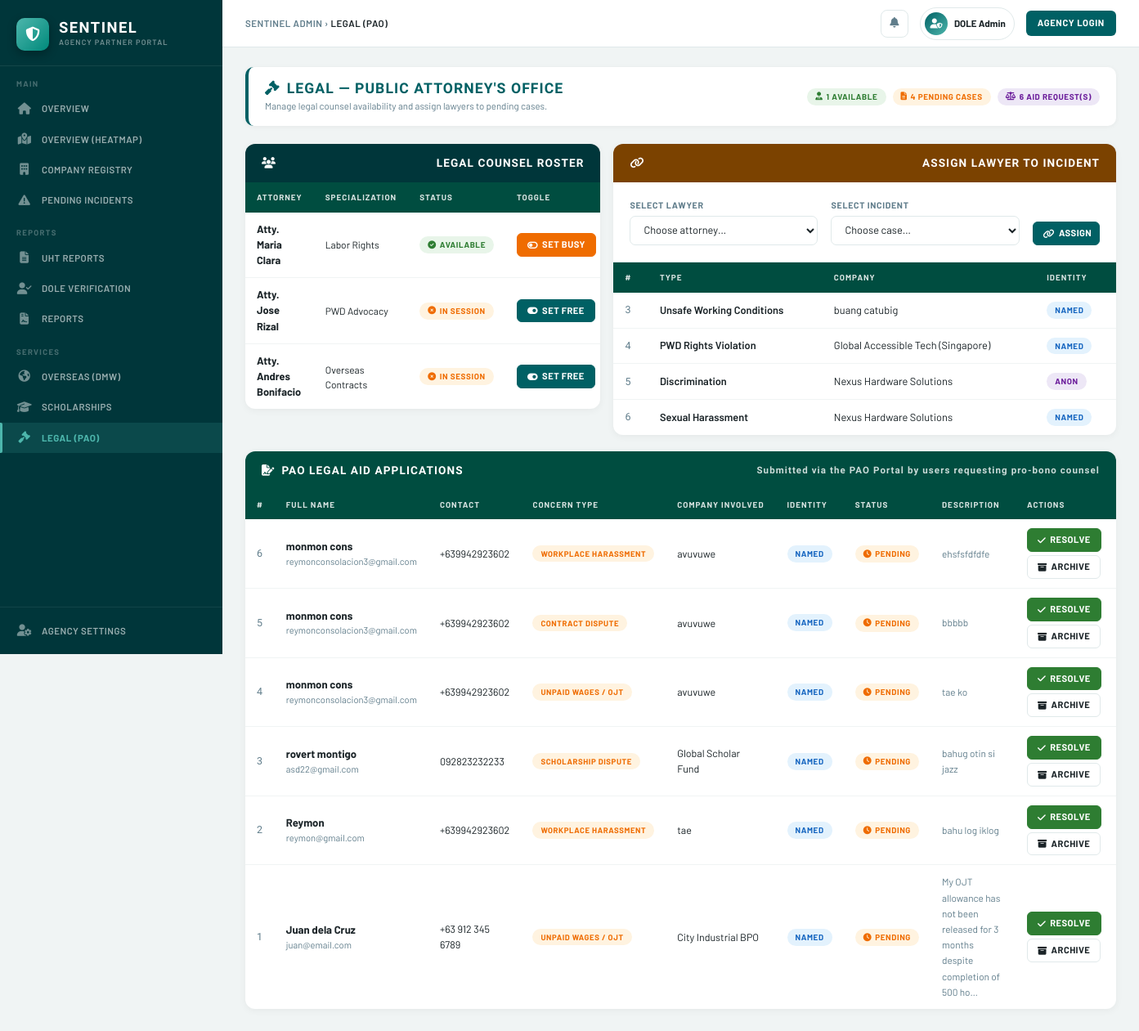
The app's page /admin/legal with its own data.
### app.py (models this page shows)
class Lawyer(db.Model):
    id             = db.Column(db.Integer, primary_key=True)
    name           = db.Column(db.String(100), nullable=False)
    specialization = db.Column(db.String(100))
    is_available   = db.Column(db.Boolean, default=True)

class IncidentReport(db.Model):
    id            = db.Column(db.Integer, primary_key=True)
    incident_type = db.Column(db.String(100))
    company_name  = db.Column(db.String(100))
    description   = db.Column(db.Text)
    is_anonymous  = db.Column(db.Boolean, default=False)
    status        = db.Column(db.String(20), default='Pending')

class LegalAidRequest(db.Model):
    id               = db.Column(db.Integer, primary_key=True)
    fullname         = db.Column(db.String(150))
    email            = db.Column(db.String(150))
    contact          = db.Column(db.String(50))
    concern_type     = db.Column(db.String(100), default='Other')
    company_involved = db.Column(db.String(150))
    concern          = db.Column(db.Text)
    is_anonymous     = db.Column(db.Boolean, default=False)
    status           = db.Column(db.String(50), default='Pending')

### app.py (the view)
@app.route('/admin/legal')
def admin_legal():
    lawyers         = Lawyer.query.all()
    pending_reports = IncidentReport.query.filter_by(status='Pending').all()
    legal_requests  = LegalAidRequest.query.order_by(LegalAidRequest.id.desc()).all()
    print(f"[SENTINEL] /admin/legal → {len(legal_requests)} legal aid request(s) fetched from DB")
    for r in legal_requests:
        print(f"  → ID={r.id} | {r.fullname} | {r.concern_type} | {r.status}")
    return render_template(
        'admin/legal.html',
        lawyers         = lawyers,
        pending_reports = pending_reports,
        legal_requests  = legal_requests
    )

### templates/admin/legal.html (shortened to what this page needs)
{% extends 'admin.html' %}
{% block breadcrumb %}LEGAL (PAO){% endblock %}
{% block content %}
<div class="page-header">
    <div class="page-header-inner">
        <div>
            <h1 class="page-title"><i class="fas fa-gavel me-2"></i>LEGAL — PUBLIC ATTORNEY'S OFFICE</h1>
            <p class="page-subtitle">Manage legal counsel availability and assign lawyers to pending cases.</p>
        </div>
        <div class="d-flex gap-2">
            {% set avail = lawyers|selectattr('is_available')|list %}
            <span class="pill pill-resolved"><i class="fas fa-user-tie"></i> {{ avail|length }} Available</span>
            <span class="pill pill-pending"><i class="fas fa-file-alt"></i> {{ pending_reports|length }} Pending Cases</span>
            <span class="pill pill-anon"><i class="fas fa-balance-scale"></i> {{ legal_requests|length }} Aid Request(s)</span>
        </div>
    </div>
</div>
<div class="row g-3">
    <div class="col-lg-5">
        <div class="s-card">
            <div class="s-card-header"><i class="fas fa-users me-2"></i>LEGAL COUNSEL ROSTER</div>
            {% if lawyers %}
            <table class="s-table">
                <thead>
                    <tr><th>ATTORNEY</th><th>SPECIALIZATION</th><th>STATUS</th><th>TOGGLE</th></tr>
                </thead>
                <tbody>
                    {% for lw in lawyers %}
                    <tr>
                        <td style="font-weight:700;">Atty. {{ lw.name }}</td>
                        <td style="font-size:.75rem;">{{ lw.specialization }}</td>
                        <td>
                            <span class="pill {% if lw.is_available %}pill-resolved{% else %}pill-pending{% endif %}">
                                <i class="fas {% if lw.is_available %}fa-circle-check{% else %}fa-circle-xmark{% endif %}"></i>
                                {% if lw.is_available %}AVAILABLE{% else %}IN SESSION{% endif %}
                            </span>
                        </td>
                        <td>
                            <a href="/admin/legal/toggle/{{ lw.id }}" class="btn-s {% if lw.is_available %}btn-orange{% else %}btn-teal{% endif %}">
                                <i class="fas fa-toggle-{% if lw.is_available %}off{% else %}on{% endif %}"></i>
                                {% if lw.is_available %}SET BUSY{% else %}SET FREE{% endif %}
                            </a>
                        </td>
                    </tr>
                    {% endfor %}
                </tbody>
            </table>
            {% else %}
            <div class="empty-state"><i class="fas fa-user-tie"></i><p>No lawyers registered in the system.</p></div>
            {% endif %}
        </div>
    </div>
    <div class="col-lg-7">
        <div class="s-card">
            <div class="s-card-header warning-hdr"><i class="fas fa-link me-2"></i>ASSIGN LAWYER TO INCIDENT</div>
            {% if pending_reports and lawyers %}
            <div style="padding:20px;">
                <form method="POST" action="/admin/legal/assign">
                    <div class="row g-3">
                        <div class="col-md-5">
                            <label class="form-label-s">SELECT LAWYER</label>
                            <select name="lawyer_id" class="form-ctrl" required>
                                <option value="" disabled selected>Choose attorney…</option>
                            </select>
                        </div>
                        <div class="col-md-5">
                            <label class="form-label-s">SELECT INCIDENT</label>
                            <select name="incident_id" class="form-ctrl" required>
                                <option value="" disabled selected>Choose case…</option>
                            </select>
                        </div>
                        <div class="col-md-2 d-flex align-items-end">
                            <button type="submit" class="btn-s btn-teal w-100"><i class="fas fa-link"></i> ASSIGN</button>
                        </div>
                    </div>
                </form>
            </div>
            {% else %}
            <div class="empty-state"><i class="fas fa-check-circle"></i><p>No pending cases to assign, or no lawyers available.</p></div>
            {% endif %}
            {% if pending_reports %}
            <div style="border-top:1px solid var(--border);">
                <table class="s-table">
                    <thead>
                        <tr><th>#</th><th>TYPE</th><th>COMPANY</th><th>IDENTITY</th></tr>
                    </thead>
                    <tbody>
                        {% for rep in pending_reports %}
                        <tr>
                            <td class="col-mono">{{ rep.id }}</td>
                            <td style="font-weight:600;">{{ rep.incident_type or '—' }}</td>
                            <td>{{ rep.company_name or '—' }}</td>
                            <td>
                                <span class="pill {% if rep.is_anonymous %}pill-anon{% else %}pill-named{% endif %}">
                                    {% if rep.is_anonymous %}ANON{% else %}NAMED{% endif %}
                                </span>
                            </td>
                        </tr>
                        {% endfor %}
                    </tbody>
                </table>
            </div>
            {% endif %}
        </div>
    </div>
</div>
<div class="row g-3 mt-1">
    <div class="col-12">
        <div class="s-card">
            <div class="s-card-header success-hdr">
                <span><i class="fas fa-file-signature me-2"></i>PAO LEGAL AID APPLICATIONS</span>
                <span style="font-size:.72rem; opacity:.8;">Submitted via the PAO Portal by users requesting pro-bono counsel</span>
            </div>
            {% if legal_requests %}
            <div style="overflow-x:auto;">
                <table class="s-table">
                    <thead>
                        <tr>
                            <th>#</th>
                            <th>FULL NAME</th>
                            <th>CONTACT</th>
                            <th>CONCERN TYPE</th>
                            <th>COMPANY INVOLVED</th>
                            <th>IDENTITY</th>
                            <th>STATUS</th>
                            <th>DESCRIPTION</th>
                            <th>ACTIONS</th>
                        </tr>
                    </thead>
                    <tbody>
                        {% for req in legal_requests %}
                        <tr>
                            <td class="col-mono">{{ req.id }}</td>
                            <td>
                                <div style="font-weight:700; font-size:.82rem;">
                                    {% if req.is_anonymous %}
                                        <span style="color:var(--text-muted); font-style:italic;">Anonymous</span>
                                    {% else %}
                                        {{ req.fullname or '—' }}
                                    {% endif %}
                                </div>
                                <div style="font-size:.7rem; color:var(--text-muted);">{{ req.email or '' }}</div>
                            </td>
                            <td style="font-size:.78rem;">{{ req.contact or '—' }}</td>
                            <td>
                                <span class="pill pill-pending" style="font-size:.6rem; white-space:nowrap;">
                                    {{ req.concern_type or 'Other' }}
                                </span>
                            </td>
                            <td style="font-size:.78rem;">{{ req.company_involved or '—' }}</td>
                            <td>
                                <span class="pill {% if req.is_anonymous %}pill-anon{% else %}pill-named{% endif %}">
                                    {% if req.is_anonymous %}ANON{% else %}NAMED{% endif %}
                                </span>
                            </td>
                            <td>
                                <span class="pill
                                    {% if req.status == 'Resolved' %}pill-resolved
                                    {% elif req.status == 'Archived' %}pill-archived
                                    {% else %}pill-pending{% endif %}">
                                    <i class="fas
                                        {% if req.status == 'Resolved' %}fa-circle-check
                                        {% elif req.status == 'Archived' %}fa-box-archive
                                        {% else %}fa-clock{% endif %}">
                                    </i>
                                    {{ req.status | upper }}
                                </span>
                            </td>
                            <td style="max-width:220px;">
                                <span style="font-size:.74rem; color:var(--text-muted);"
                                      title="{{ req.concern or '' }}">
                                    {{ (req.concern or '—')[:80] }}{% if req.concern and req.concern|length > 80 %}…{% endif %}
                                </span>
                            </td>
                            <td>
                                <div class="d-flex gap-1 flex-wrap">
                                    {% if req.status != 'Resolved' %}
                                    <a href="/admin/legal/resolve/{{ req.id }}"
                                       class="btn-s btn-success"
                                       title="Mark as Resolved"
                                       onclick="return confirm('Mark Legal Aid Request #{{ req.id }} as Resolved?')">
                                        <i class="fas fa-check"></i> RESOLVE
                                    </a>
                                    {% endif %}
                                    {% if req.status != 'Archived' %}
                                    <a href="/admin/legal/archive/{{ req.id }}"
                                       class="btn-s btn-outline"
                                       title="Archive this request"
                                       onclick="return confirm('Archive Legal Aid Request #{{ req.id }}?')">
                                        <i class="fas fa-box-archive"></i> ARCHIVE
                                    </a>
                                    {% endif %}
                                </div>
                            </td>
                        </tr>
                        {% endfor %}
                    </tbody>
                </table>
            </div>
            {% else %}
            <div class="empty-state">
                <i class="fas fa-balance-scale"></i>
                <p>No legal aid applications submitted yet.<br>
                <span style="font-size:.75rem;">Applications submitted via the PAO Portal will appear here.</span></p>
            </div>
            {% endif %}
        </div>
    </div>
</div>
{% endblock %}

### templates/admin.html (style rules this page uses)
:root { --teal: #006064; --teal-dark: #00363a; --teal-mid: #004d40; --teal-light: #e0f2f1; --teal-accent: #4db6ac; --orange: #ef6c00; --orange-lt: #fff3e0; --red: #c62828; --red-lt: #ffebee; --green: #2e7d32; --green-lt: #e8f5e9; --yellow: #f9a825; --text: #1a2327; --text-muted: #607d8b; --border: #e0e9ea; --bg: #f0f4f4; --white: #ffffff; --sidebar-w: 272px; }
*, *::before, *::after { box-sizing: border-box; margin: 0; padding: 0; }
body { font-family: 'Barlow', sans-serif; background: var(--bg); color: var(--text); display: flex; min-height: 100vh; overflow-x: hidden; }
.page-header { margin-bottom: 22px; }
.page-header-inner { background: var(--white); border-radius: 10px; padding: 16px 20px; border-left: 4px solid var(--teal); display: flex; align-items: center; justify-content: space-between; box-shadow: 0 1px 6px rgba(0,0,0,.05); }
.page-title { font-family: 'Barlow Condensed', sans-serif; font-size: 1.1rem; font-weight: 800; letter-spacing: .06em; color: var(--teal); margin: 0; }
.page-subtitle { font-size: .72rem; color: var(--text-muted); margin: 2px 0 0; }
.s-card { background: var(--white); border-radius: 12px; box-shadow: 0 2px 10px rgba(0,0,0,.05); overflow: hidden; }
.s-card-header { background: var(--teal-dark); color: #fff; padding: 13px 20px; font-family: 'Barlow Condensed', sans-serif; font-size: .85rem; font-weight: 700; letter-spacing: .08em; display: flex; align-items: center; justify-content: space-between; }
.s-card-header.success-hdr { background: var(--teal-mid); }
.s-card-header.warning-hdr { background: #7b4200; }
.s-table { width: 100%; border-collapse: collapse; }
.s-table thead tr { background: #004d40; }
.s-table thead th { font-size: .62rem; font-weight: 700; letter-spacing: .1em; text-transform: uppercase; color: rgba(255,255,255,.85); padding: 11px 14px; white-space: nowrap; border: none; }
.s-table tbody td { padding: 11px 14px; font-size: .8rem; border-bottom: 1px solid #f0f4f4; vertical-align: middle; }
.s-table tbody tr:last-child td { border-bottom: none; }
.s-table .col-mono { font-family: 'Barlow Condensed', sans-serif; font-size: .78rem; color: var(--text-muted); }
.pill { display: inline-flex; align-items: center; gap: 4px; padding: 3px 10px; border-radius: 20px; font-size: .62rem; font-weight: 700; letter-spacing: .06em; text-transform: uppercase; }
.pill-pending { background: var(--orange-lt); color: var(--orange); }
.pill-resolved { background: var(--green-lt); color: var(--green); }
.pill-anon { background: #ede7f6; color: #6a1b9a; }
.pill-named { background: #e3f2fd; color: #1565c0; }
.btn-s { display: inline-flex; align-items: center; gap: 5px; padding: 5px 12px; border-radius: 6px; font-size: .7rem; font-weight: 700; letter-spacing: .04em; cursor: pointer; border: 1.5px solid transparent; text-decoration: none; transition: all .15s; white-space: nowrap; }
.btn-teal { background: var(--teal); color: #fff; border-color: var(--teal); }
.btn-success { background: var(--green); color: #fff; border-color: var(--green); }
.btn-orange { background: var(--orange); color: #fff; border-color: var(--orange); }
.btn-outline { background: transparent; color: var(--text); border-color: var(--border); }
.form-ctrl { width: 100%; padding: 8px 12px; border: 1.5px solid var(--border); border-radius: 7px; font-size: .8rem; font-family: 'Barlow', sans-serif; color: var(--text); background: var(--white); transition: border-color .15s; }
.form-label-s { display: block; font-size: .67rem; font-weight: 700; letter-spacing: .06em; text-transform: uppercase; color: var(--text-muted); margin-bottom: 5px; }

### records on screen
Lawyer: name "Maria Clara", specialization "Labor Rights", is_available True (drawn)
Lawyer: name "Jose Rizal", specialization "PWD Advocacy", is_available False (drawn)
Lawyer: name "Andres Bonifacio", specialization "Overseas Contracts", is_available False (drawn)
IncidentReport: id "3", incident_type "Unsafe Working Conditions", company_name "buang catubig", is_anonymous "NAMED"
IncidentReport: id "4", incident_type "PWD Rights Violation", company_name "Global Accessible Tech (Singapore)", is_anonymous "NAMED"
IncidentReport: id "5", incident_type "Discrimination", company_name "Nexus Hardware Solutions", is_anonymous "ANON"
IncidentReport: id "6", incident_type "Sexual Harassment", company_name "Nexus Hardware Solutions", is_anonymous "NAMED"
LegalAidRequest: id "6", fullname "monmon cons", email "reymonconsolacion3@gmail.com", contact "+639942923602", concern_type "WORKPLACE HARASSMENT", company_involved "avuvuwe", is_anonymous "NAMED", status "PENDING", concern "ehsfsfdfdfe"
LegalAidRequest: id "5", fullname "monmon cons", email "reymonconsolacion3@gmail.com", contact "+639942923602", concern_type "CONTRACT DISPUTE", company_involved "avuvuwe", is_anonymous "NAMED", status "PENDING", concern "bbbbb"
LegalAidRequest: id "4", fullname "monmon cons", email "reymonconsolacion3@gmail.com", contact "+639942923602", concern_type "UNPAID WAGES / OJT", company_involved "avuvuwe", is_anonymous "NAMED", status "PENDING", concern "tae ko"
LegalAidRequest: id "3", fullname "rovert montigo", email "asd22@gmail.com", contact "092823232233", concern_type "SCHOLARSHIP DISPUTE", company_involved "Global Scholar Fund", is_anonymous "NAMED", status "PENDING", concern "bahug otin si jazz"
LegalAidRequest: id "2", fullname "Reymon", email "reymon@gmail.com", contact "+639942923602", concern_type "WORKPLACE HARASSMENT", company_involved "tae", is_anonymous "NAMED", status "PENDING", concern "bahu log iklog"
LegalAidRequest: id "1", fullname "Juan dela Cruz", email "juan@email.com", contact "+63 912 345 6789", concern_type "UNPAID WAGES / OJT", company_involved "City Industrial BPO", is_anonymous "NAMED", status "PENDING", concern "My OJT allowance has not been released for 3 months despite completion of 500 ho"

### other values on screen
{{ avail|length }} "1"
{{ pending_reports|length }} "4"
{{ legal_requests|length }} "6"
